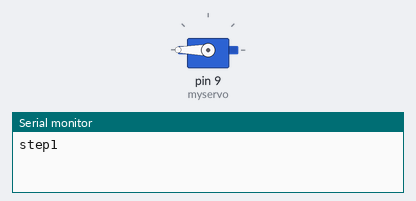
Simulated run of this sketch. Board: Arduino Uno, built with avr-gcc and run on an emulated ATmega328P. Parts: servo, the last lines printed to the serial monitor.

Above: at 0.1 s.
At 16.3 s:
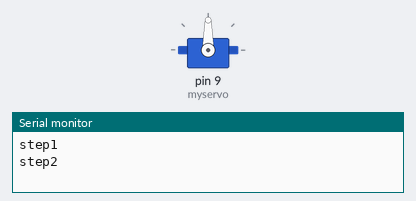
Timing chart, 0 to 17.8 s (numbered marks = the images above):
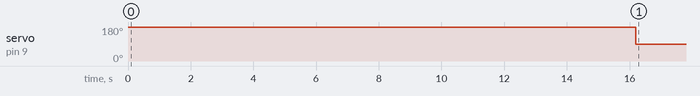

The sketch:

elevator_up_down.ino
```cpp
#include <Servo.h>

Servo myservo;  // create servo object to control a servo
//Serial.begin(9600);

void setup() {
 myservo.attach(9);  // attaches the servo on pin 9 to the servo object
Serial.begin(9600);

}

void loop() {
  Serial.println("step1");
  //for (pos = 0; pos <= 180; pos += 1) { // goes from 0 degrees to 180 degrees
    myservo.write(0);              // tell servo to go to position in variable 'pos'
    //delay(10000); // waits 15ms for the servo to reach the position
  //myservo.attach(9);
  myservo.write(180);
  delay(16200);
  Serial.println("step2");
  myservo.write(90);
  delay(2000);
  myservo.detach();
  delay(10000);
  }
```

Measured:
- by itself, servo on pin 9 (myservo): 180° → 90° at 16.2 s
